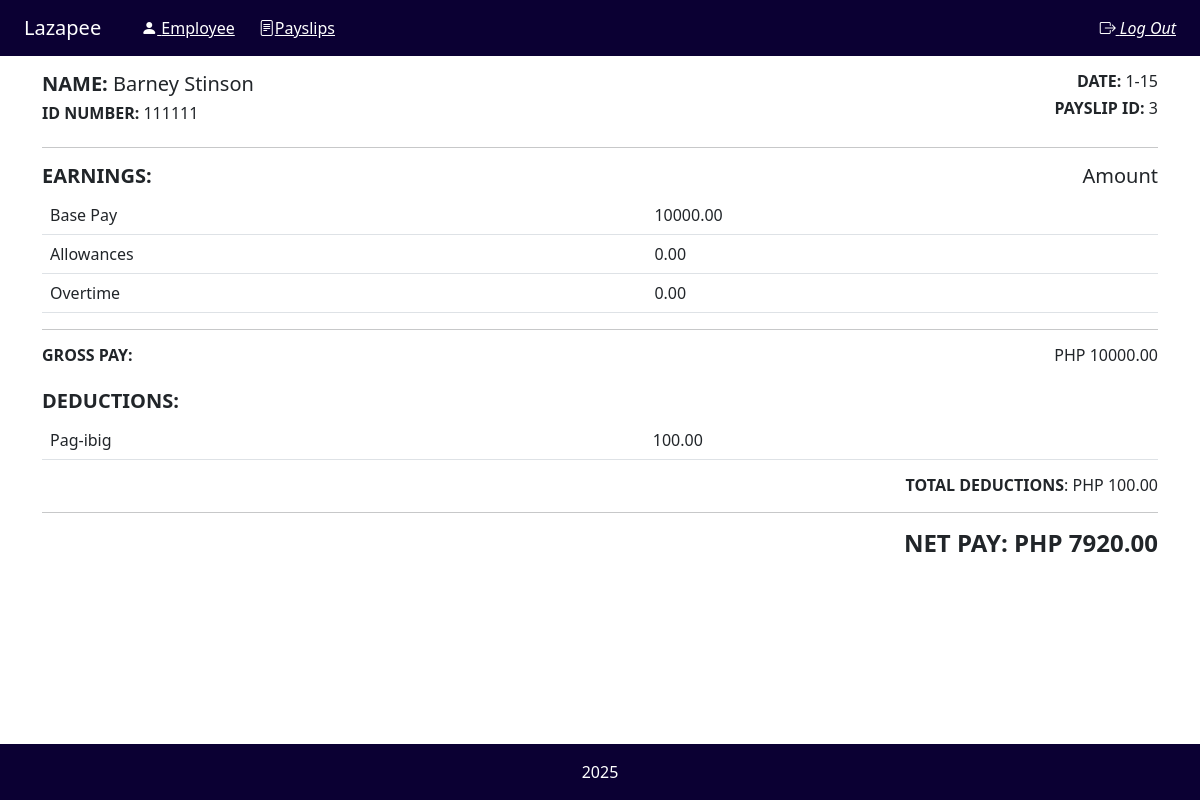
/payslip/3/, run on the app's committed database.
### payroll_app/models.py (models this page shows, shortened)
class Payslip(models.Model):
    id_number = models.ForeignKey(Employee, on_delete=models.CASCADE)
    month = models.CharField(max_length=12)
    date_range = models.CharField(max_length=12)
    year = models.CharField(max_length=4)
    pay_cycle = models.CharField(max_length=12)
    rate = models.FloatField()
    earnings_allowance = models.FloatField()
    deductions_tax = models.FloatField()
    deductions_health = models.FloatField()
    pag_ibig = models.FloatField()
    sss =  models.FloatField()
    overtime = models.FloatField()
    total_pay = models.FloatField()
    objects = models.Manager()
    def getCycleRate(self):
        return self.rate /2

class Employee(models.Model):
    account = models.ForeignKey(Account, on_delete=models.CASCADE, null=True)
    name = models.CharField(max_length=50)
    id_number = models.CharField(max_length=15, unique=True)
    rate = models.FloatField(default = 0.0)
    overtime_pay = models.FloatField(null=True, blank=True)
    allowance = models.FloatField(null=True, blank=True)
    objects = models.Manager()

### payroll_app/views.py (the view)
# urls.py: path('payslip/<int:pk>/', views.view_payslip, name='view_payslip')
def view_payslip(request, pk):
    payslip = get_object_or_404(Payslip, pk=pk)
    return render(request, 'payroll_app/view_payslip.html', {'payslip': payslip})

### payroll_app/templates/payroll_app/view_payslip.html (shortened to what this page needs)
{% extends 'payroll_app/base.html' %}
{% load static %}
{% block navbar %}
<div class="container-fluid d-flex align-items-center gap-4">
    <a class="navbar-brand mb-0" href="{% url 'payroll' %}">Lazapee </a>
    <a href="{% url 'payroll' %}" style="color:white">
        <i class="bi bi-person-fill"></i> Employee</a>
    <a href="{% url 'payslip' %}" style="color: white">
        <i class="bi bi-file-text"></i>Payslips</a>
     <a href="{% url 'logout' %}" class="text-white text-decoration-underline ms-auto">
        <i class="bi bi-box-arrow-right"> Log Out</i></a>
 </div>
{% endblock %}
{% block content %}
<div class="container overflow-auto" style="max-height: 80vh;">
    <div class="d-flex justify-content-between mb-3">
        <div>
            <h5><strong>NAME:</strong> {{ payslip.id_number.name }}</h5>
            <h6><strong>ID NUMBER:</strong> {{ payslip.id_number.id_number }}</h6>
        </div>
        <div class="text-end">
            <h6><strong>DATE:</strong> {{ payslip.date_range }}</h6>
            <h6><strong>PAYSLIP ID:</strong> {{ payslip.id }}</h6>
        </div>
    </div>
    <hr>
    <div class="d-flex justify-content-between mt-3">
        <h5><strong>EARNINGS:</strong></h5>
        <h5 class="text-end"> Amount </h5>
    </div>
    <div class="col-12">
        <table class="table">
            <tbody>
                <tr>
                    <td>Base Pay</td>
                    <td class="align-middle">{{ payslip.getCycleRate|floatformat:2 }}</td>
                </tr>
                <tr>
                    <td>Allowances</td>
                    <td class="align-middle">{{ payslip.earnings_allowance|floatformat:2 }}</td>
                </tr>
                <tr>
                    <td>Overtime</td>
                    <td class="align-middle">{{ payslip.overtime|floatformat:2 }}</td>
                </tr>
            </tbody>
        </table>
        <hr>
        <div class="d-flex justify-content-between mt-3">
            <h6 class="mb-0"><strong>GROSS PAY:</strong></h6>
            <h6 class="mb-0"> PHP {{ payslip.getCycleRate|add:payslip.earnings_allowance|add:payslip.overtime|floatformat:2 }}</h6>
        </div>
        <h5 class="mt-4"><strong>DEDUCTIONS:</strong></h5>
        <table class="table">
                {% if payslip.pay_cycle == "1" %}
                    <tr><td>Pag-ibig</td><td class="align-middle">{{ payslip.pag_ibig|floatformat:2 }}</td></tr>
                {% elif payslip.pay_cycle == "2" %}
                    <tr><td>Withholding Tax</td><td class="align-middle">{{ payslip.deductions_tax|floatformat:2 }}</td></tr>
                    <tr><td>PhilHealth</td><td class="align-middle">{{ payslip.deductions_health|floatformat:2 }}</td></tr>
                    <tr><td>SSS</td><td class="align-middle">{{ payslip.sss|floatformat:2 }}</td></tr>
                {% endif %}
        </table>
        <h6 class="text-end"><strong>TOTAL DEDUCTIONS</strong>: PHP
            {% if payslip.pay_cycle == "1" %}
                {{ payslip.pag_ibig|floatformat:2 }}
            {% else %}
                {{ payslip.deductions_tax|add:payslip.deductions_health|add:payslip.sss|floatformat:2 }}
            {% endif %}
        </h6>
        <hr>
        <h4 class="text-end text-dark"><strong>NET PAY:</strong> <strong>PHP {{ payslip.total_pay|floatformat:2 }}</strong></h4>
    </div>
</div>
{% endblock %}

### data on the page
Payslip: id_number.name "Barney Stinson", id_number.id_number "111111", date_range "1-15", id "3", getCycleRate "10000.00", earnings_allowance "0.00", overtime "0.00", getCycleRate|add "10000.00", pag_ibig "100.00", total_pay "7920.00"
